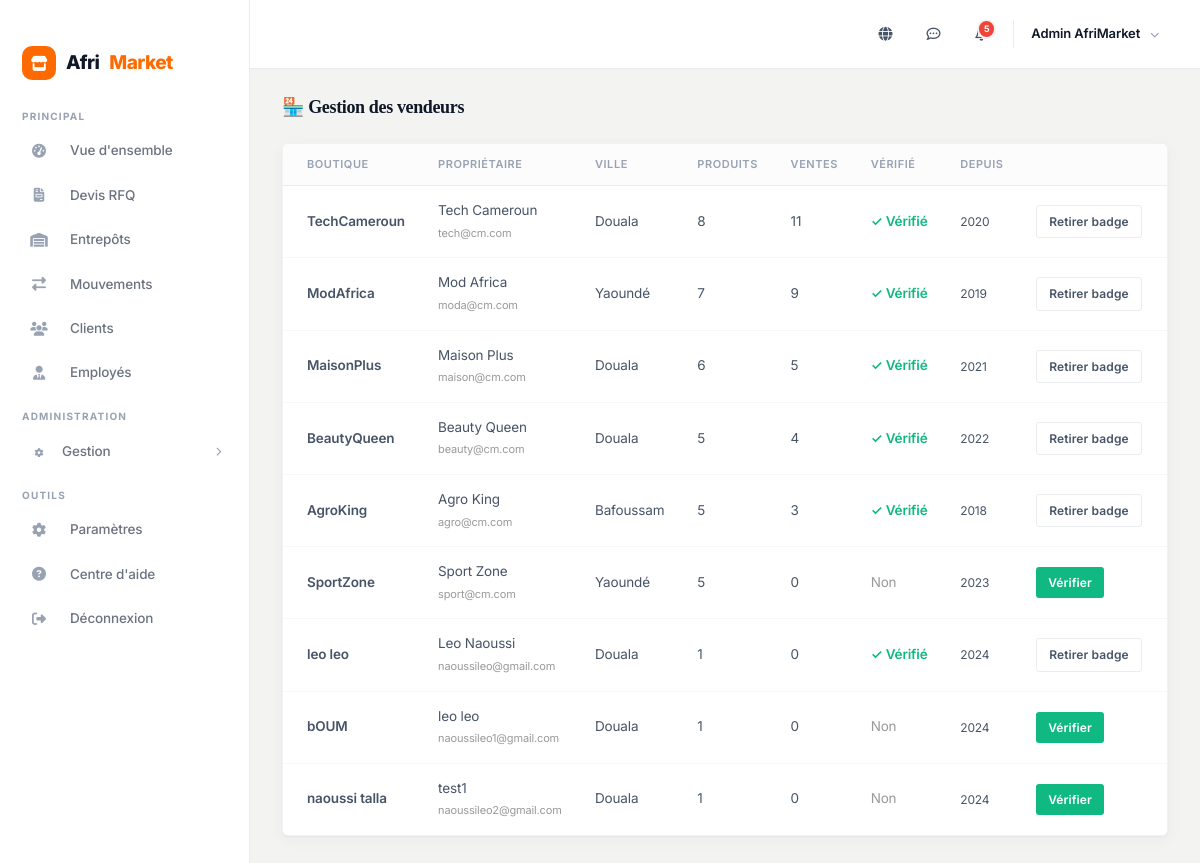
Before: /fr/dashboard/vendeurs/ (signed in) with the older database file.
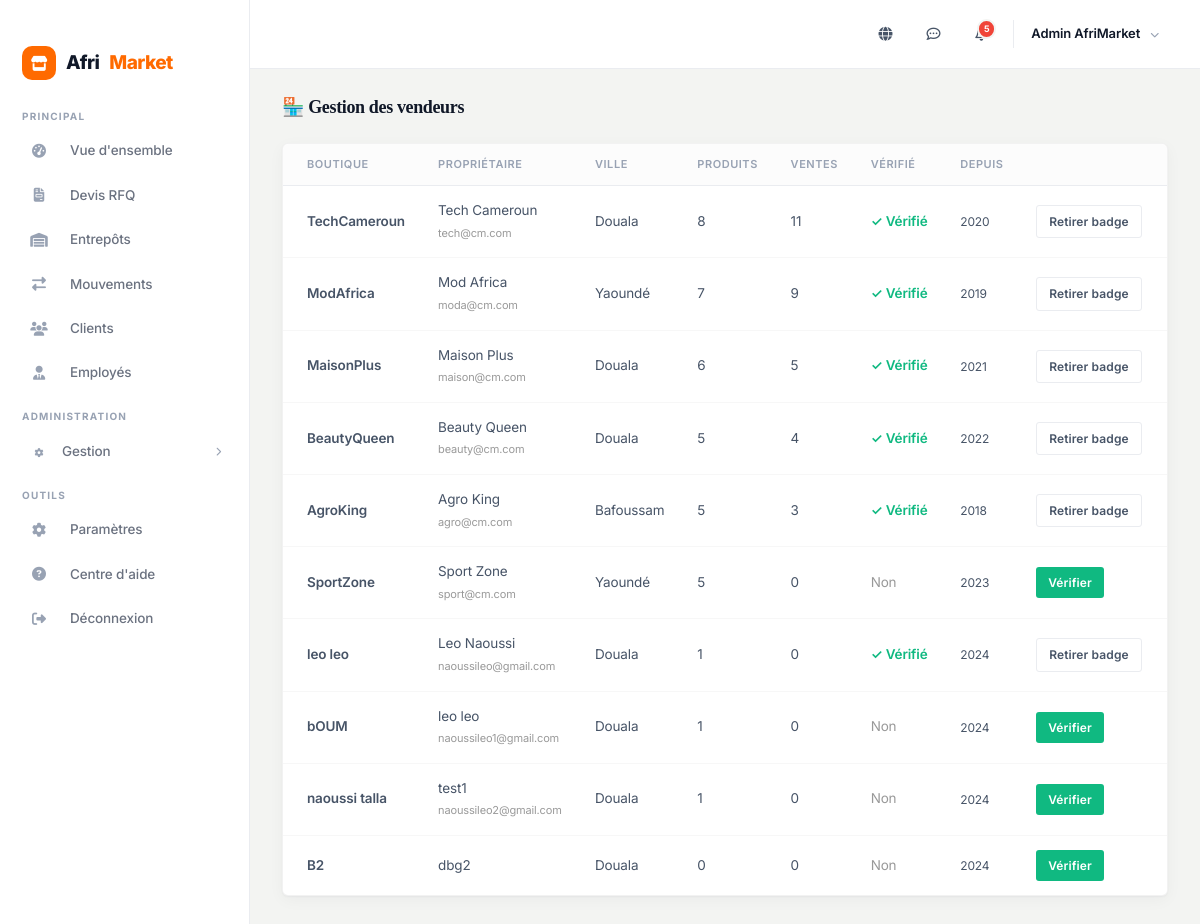
After: the same page with the newer database file.
### store/models.py (models this page shows, shortened)
class Store(models.Model):
    owner = models.ForeignKey(settings.AUTH_USER_MODEL, on_delete=models.CASCADE, related_name='stores')
    name = models.CharField(max_length=200)
    slug = models.SlugField(max_length=200, unique=True)
    description = models.TextField(blank=True)
    logo = models.ImageField(upload_to='stores/logos/', blank=True, null=True)
    banner = models.ImageField(upload_to='stores/banners/', blank=True, null=True)
    phone = models.CharField(max_length=20, blank=True)
    whatsapp = models.CharField(max_length=20, blank=True, help_text="Numéro WhatsApp avec indicatif pays (ex: 237677123456)")
    email = models.EmailField(blank=True)
    address = models.TextField(blank=True)
    city = models.CharField(max_length=100, default='Douala')
    country = models.CharField(max_length=100, default='Cameroun')
    latitude = models.DecimalField(max_digits=9, decimal_places=6, null=True, blank=True, help_text="Latitude GPS")
    longitude = models.DecimalField(max_digits=9, decimal_places=6, null=True, blank=True, help_text="Longitude GPS")
    is_verified = models.BooleanField(default=False)
    is_active = models.BooleanField(default=True)
    opening_hours = models.CharField(max_length=200, blank=True, help_text='Ex: Lun-Sam 8h-18h')
    facebook = models.URLField(blank=True)
    instagram = models.URLField(blank=True)
    response_rate = models.IntegerField(default=95)
    response_time = models.CharField(max_length=50, default='< 24h')
    year_established = models.IntegerField(default=2024)
    total_revenue = models.DecimalField(max_digits=15, decimal_places=0, default=0)
    created_at = models.DateTimeField(auto_now_add=True)
    @property
    def product_count(self):
        return self.products.filter(is_active=True).count()
    @property
    def total_sales(self):
        from orders.models import OrderItem
        return OrderItem.objects.filter(
            product__store=self, order__status='delivered'
        ).aggregate(total=models.Sum('quantity'))['total'] or 0

### accounts/models.py (models this page shows, shortened)
class User(AbstractUser):
    ROLE_CHOICES = [
        ('buyer', 'Acheteur'),
        ('seller', 'Vendeur'),
        ('admin', 'Administrateur'),
    ]
    role = models.CharField(max_length=10, choices=ROLE_CHOICES, default='buyer')
    phone = models.CharField(max_length=20, blank=True)
    avatar = models.ImageField(upload_to='avatars/', blank=True, null=True)
    address = models.TextField(blank=True)
    city = models.CharField(max_length=100, blank=True)
    country = models.CharField(max_length=100, default='Cameroun')
    is_verified = models.BooleanField(default=False)
    @property
    def is_seller(self):
        return self.role == 'seller'
    @property
    def display_name(self):
        return self.get_full_name() or self.username

### dashboard/views.py (the view)
# urls.py: path('vendeurs/', views.admin_sellers, name='sellers'),
@login_required
def admin_sellers(request):
    if not (request.user.is_superuser or request.user.role == 'admin'):
        return redirect('dashboard:index')
    sellers = Store.objects.select_related('owner').all()
    return render(request, 'dashboard/sellers.html', {'sellers': sellers})

### cart/context_processors.py (called while the page is built)
def cart_context(request):
    cart = get_cart(request)
    count = sum(item.get('quantity', 0) for item in cart.values())
    total = sum(item.get('price', 0) * item.get('quantity', 0) for item in cart.values())
    return {'cart_count': count, 'cart_total': total}

### cart/utils.py (called while the page is built, shortened)
def get_cart(request):
    if request.user.is_authenticated:
        cart = {}
        return cart
    return request.session.get('cart', {})

### catalog/context_processors.py (called while the page is built)
def categories_context(request):
    wishlist_count = 0
    if request.user.is_authenticated:
        wishlist_count = Wishlist.objects.filter(user=request.user).count()
    return {
        'nav_categories': Category.objects.filter(parent__isnull=True, is_active=True).prefetch_related('children')[:10],
        'wishlist_count': wishlist_count,
    }

### templates/dashboard/sellers.html (shortened to what this page needs)
{% extends 'dashboard/base.html' %}{% load humanize %}
{% block dash %}
<div class="dash-header"><h1>🏪 Gestion des vendeurs</h1></div>
<div class="dash-card"><table class="dash-table"><thead><tr><th>Boutique</th><th>Propriétaire</th><th>Ville</th><th>Produits</th><th>Ventes</th><th>Vérifié</th><th>Depuis</th><th></th></tr></thead><tbody>
{% for s in sellers %}<tr>
<td style="font-weight:600;">{{ s.name }}</td>
<td>{{ s.owner.display_name }}<br><span style="font-size:11px;color:var(--text3);">{{ s.owner.email }}</span></td>
<td>{{ s.city }}</td>
<td>{{ s.product_count }}</td>
<td>{{ s.total_sales }}</td>
<td>{% if s.is_verified %}<span style="color:var(--green);font-weight:600;">✓ Vérifié</span>{% else %}<span style="color:var(--text3);">Non</span>{% endif %}</td>
<td style="font-size:12px;">{{ s.year_established }}</td>
<td><a href="{% url 'dashboard:verify_seller' s.pk %}" class="btn btn-sm {% if s.is_verified %}btn-outline{% else %}btn-green{% endif %}">{% if s.is_verified %}Retirer badge{% else %}Vérifier{% endif %}</a></td>
</tr>{% empty %}<tr><td colspan="8" style="text-align:center;padding:3rem;"><div style="font-size:48px;margin-bottom:12px;opacity:.3;">🏪</div><div style="color:var(--text3);font-size:14px;">Aucun vendeur</div></td></tr>{% endfor %}</tbody></table></div>
{% endblock %}

Changed rows visible on the page:
added Store: name "B2", owner.display_name "dbg2", city "Douala", product_count "0", total_sales "0", is_verified "Non", year_established "2024"
